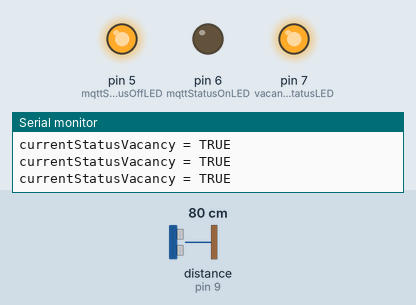
A sketch run on a simulated Arduino Uno, built with avr-gcc and run on an emulated ATmega328P. On the bench: output pins drawn as LEDs (lit = HIGH), the last lines printed to the serial monitor. Inputs (shaded band) come from the test bench; at power-on: distance to the obstacle (sensor on pin 9) 80 cm.

Above: at 1.2 s.
1.3 s: distance to the obstacle (sensor on pin 9) set to 33 cm
2.8 s: distance to the obstacle (sensor on pin 9) set to 27 cm
At 4.0 s:
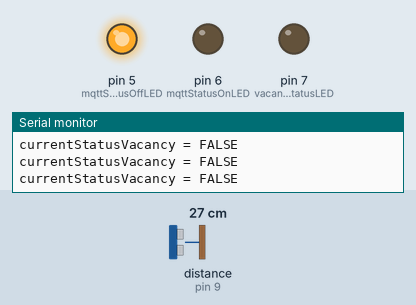
Timing chart, 0 to 5.8 s (numbered marks = the images above; inputs shaded):
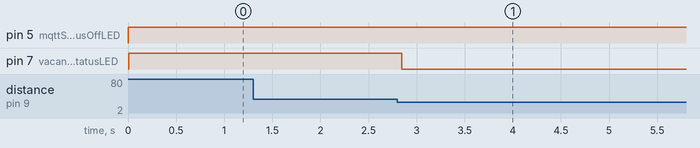

Measured:
- the behaviour switches between 31 and 30 cm on distance to the obstacle (sensor on pin 9) (found by bisection; images 0 and 1)
- after the input at 2.8 s, pin 7 (vacancyStatusLED): HIGH → LOW after 0.05 s

The sketch:

20171031_ultrasom_vaga.ino
```cpp
#include <Ultrasonic.h>

Ultrasonic ultrasonic(8, 9);

boolean previousStatusVacancy;
boolean currentStatusVacancy;
String statusVacancy = "";

const int vacancyStatusLED = 7;

const int mqttStatusOnLED = 6;
const int mqttStatusOffLED = 5;

void setup() {
  Serial.begin(9600);
  while (!Serial) {
  }
  pinMode(vacancyStatusLED, OUTPUT);
  pinMode(mqttStatusOnLED, OUTPUT);
  pinMode(mqttStatusOffLED, OUTPUT);
}

void loop() {
  //A função abaixo recebe o boolean mqttStatus
  showMqttStatusLED(0);

  verifyStatusVacancy();

  if(currentStatusVacancy != previousStatusVacancy){

    printStatusVacancy();

    previousStatusVacancy = currentStatusVacancy;

  }
}

void printStatusVacancy() {

  if (currentStatusVacancy){
    statusVacancy = "livre";
    digitalWrite(vacancyStatusLED,HIGH);
  }else{
    statusVacancy = "ocupada";
    digitalWrite(vacancyStatusLED,LOW);
  }
  Serial.print("Vaga: ");
  Serial.println(statusVacancy);

}

void verifyStatusVacancy() {

  int distancia = ultrasonic.distanceRead();

  if (distancia > 30) {
    currentStatusVacancy = true;
    Serial.println("currentStatusVacancy = TRUE");
  } else {
    currentStatusVacancy = false;
    Serial.println("currentStatusVacancy = FALSE");
  }

}

void showMqttStatusLED (boolean mqttStatus){

  digitalWrite(mqttStatusOnLED, mqttStatus);
  digitalWrite(mqttStatusOffLED, !mqttStatus);

}
```
